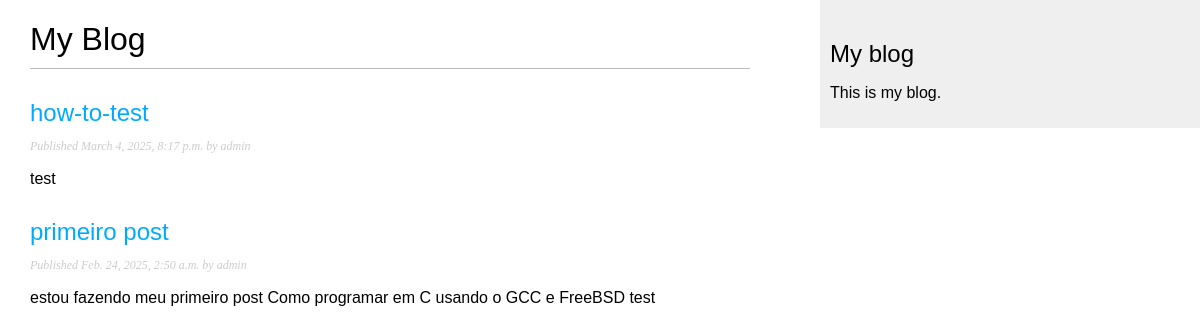
The page /blog/ on the database as committed earlier.
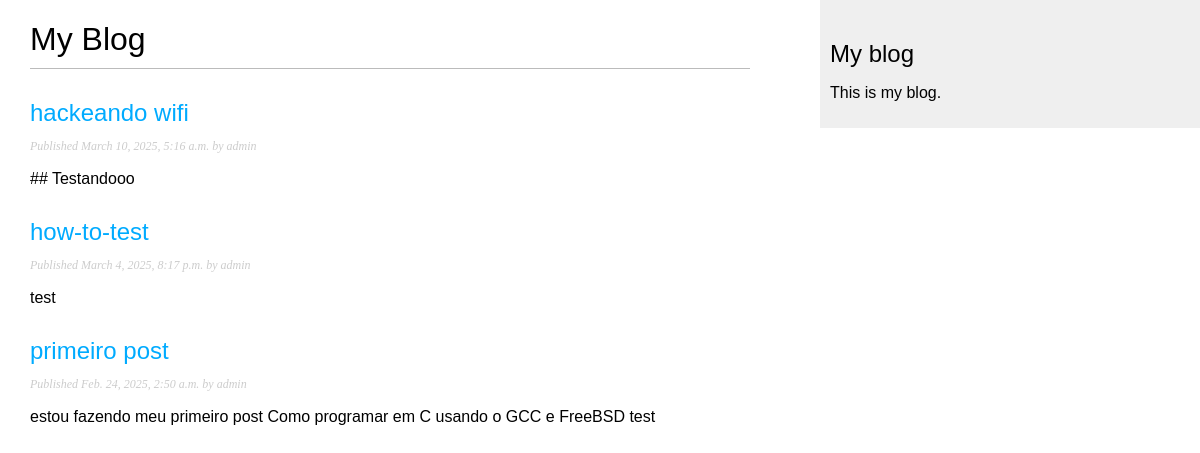
The same page on the database as committed later.
### blogApp/models.py (models this page shows)
class Post(models.Model):
    class Status(models.TextChoices):
        DRAFT = 'DF', 'Draft'
        PUBLISHED = 'PB', 'Published'
    author = models.ForeignKey(
        settings.AUTH_USER_MODEL,
        on_delete=models.CASCADE,
        related_name='blog_posts'
    )
    title = models.CharField(max_length=250)    # CharField that translates into a varchar
    slug = models.SlugField(max_length=250, unique_for_date='publish')
    body = models.TextField()                   # TextField field that translates into a TEXT
    publish = models.DateTimeField(default=timezone.now)
    created = models.DateTimeField(auto_now_add=True) # auto_now_add - will be saved automatically when creating an object
    updated = models.DateTimeField(auto_now=True) # will be updated automatically when saving an object
    status = models.CharField(
        max_length=2,
        choices=Status,
        default=Status.DRAFT
    )
    objects = models.Manager() # The default manager
    published = PublishedManager() # Our custom manager
    """
    Tip: Utilizing the auto_now_add and auto_now datetime fields in your Django models is highly
    beneficial for tracking the creation and last modification times of objects.
    """
    class Meta:
        ordering = ['-publish'] # Sorting results by the publish field.
        indexes = [
            models.Index(fields=['-publish']),
        ]
    def __str__(self):
        return self.title
    def get_absolute_url(self):
        return reverse(
            'blog:post_detail',
            args=[
                self.publish.year,
                self.publish.month,
                self.publish.day,
                self.slug
            ]
        )

### blogApp/views.py (the view)
# urls.py: path('', views.post_list, name='post_list'),
def post_list(request):
    posts = Post.published.all()
    print(posts)
    return render(
        request,
        'blog/post/list.html',
        {'posts': posts}
    )

### blogApp/models.py (called while the page is built)
    def get_queryset(self):
        return (
            super().get_queryset().filter(status=Post.Status.PUBLISHED)
        )

### blogApp/templates/blog/post/list.html (shortened to what this page needs)
{% extends "blog/base.html" %}
{% block content %}
  <h1>My Blog</h1>
  {% for post in posts %}
    <h2>
        <a href="{{ post.get_absolute_url }}">
        {{ post.title }}
      </a>
    </h2>
    <p class="date">
      Published {{ post.publish }} by {{ post.author }}
    </p>
    {{ post.body|truncatewords:30|linebreaks }}
  {% endfor %}
{% endblock %}

### blogApp/templates/blog/base.html (shortened to what this page needs)
{% load static %}
<!DOCTYPE html>
<html>
<head>
  <link href="{% static "css/blog.css" %}" rel="stylesheet">
</head>
<body>
  <div id="content">
    {% block content %}
    {% endblock %}
  </div>
  <div id="sidebar">
    <h2>My blog</h2>
    <p>This is my blog.</p>
  </div>
</body>
</html>

### blogApp/static/css/blog.css (style rules this page uses)
body { margin:0; padding:0; font-family:helvetica, sans-serif; }
a { color:#00abff; text-decoration:none; }
h1 { font-weight:normal; border-bottom:1px solid #bbb; padding:0 0 10px 0; }
h2 { font-weight:normal; margin:30px 0 0; }
#content { float:left; width:60%; padding:0 0 0 30px; }
#sidebar { float:right; width:30%; padding:10px; background:#efefef; height:100%; }
p.date { color:#ccc; font-family: georgia, serif; font-size: 12px; font-style: italic; }

Rows that differ between the two databases and show on the page:
added Post: title "hackeando wifi", publish "March 10, 2025, 5:16 a.m.", author "admin", body "## Testandooo"
